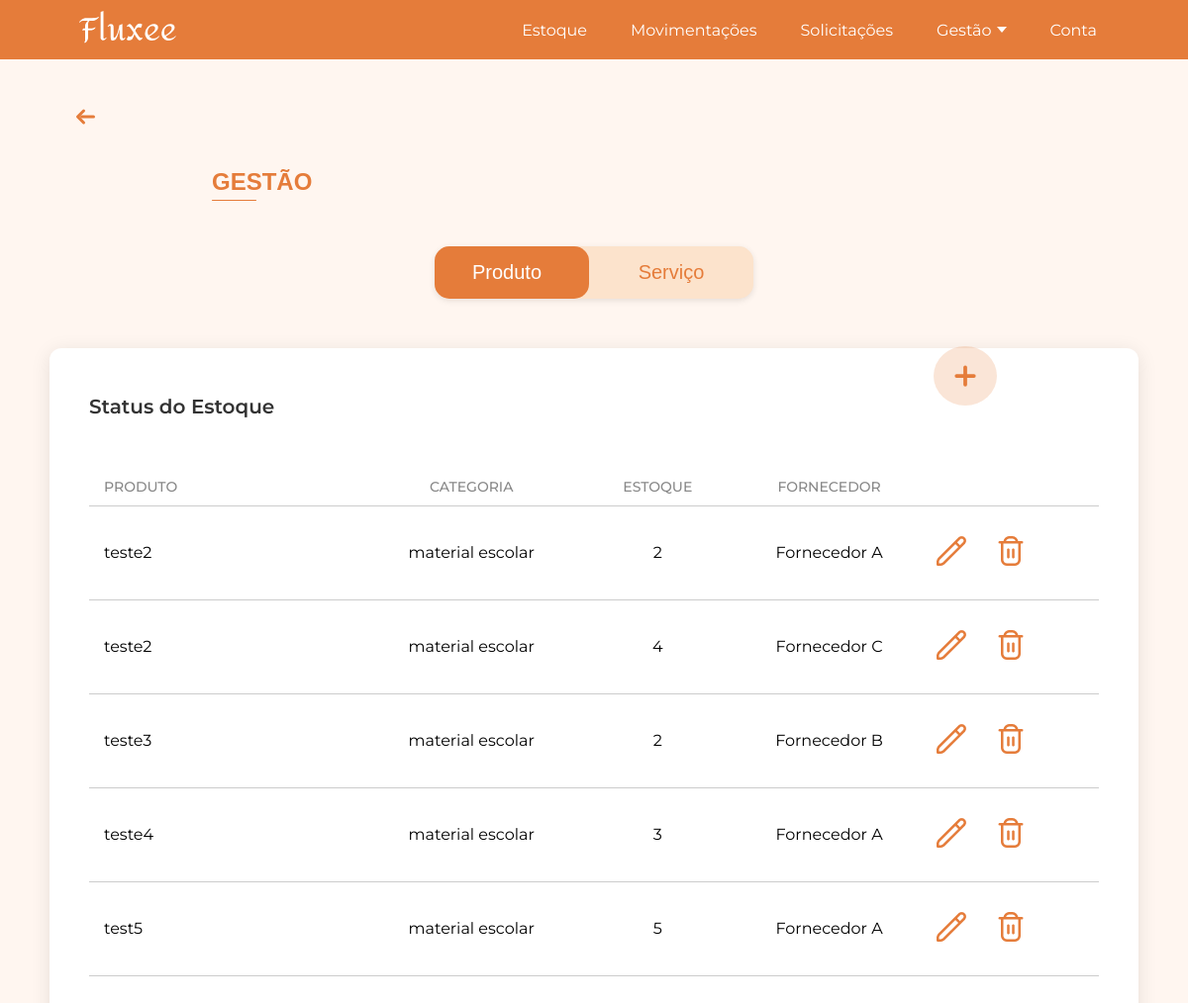
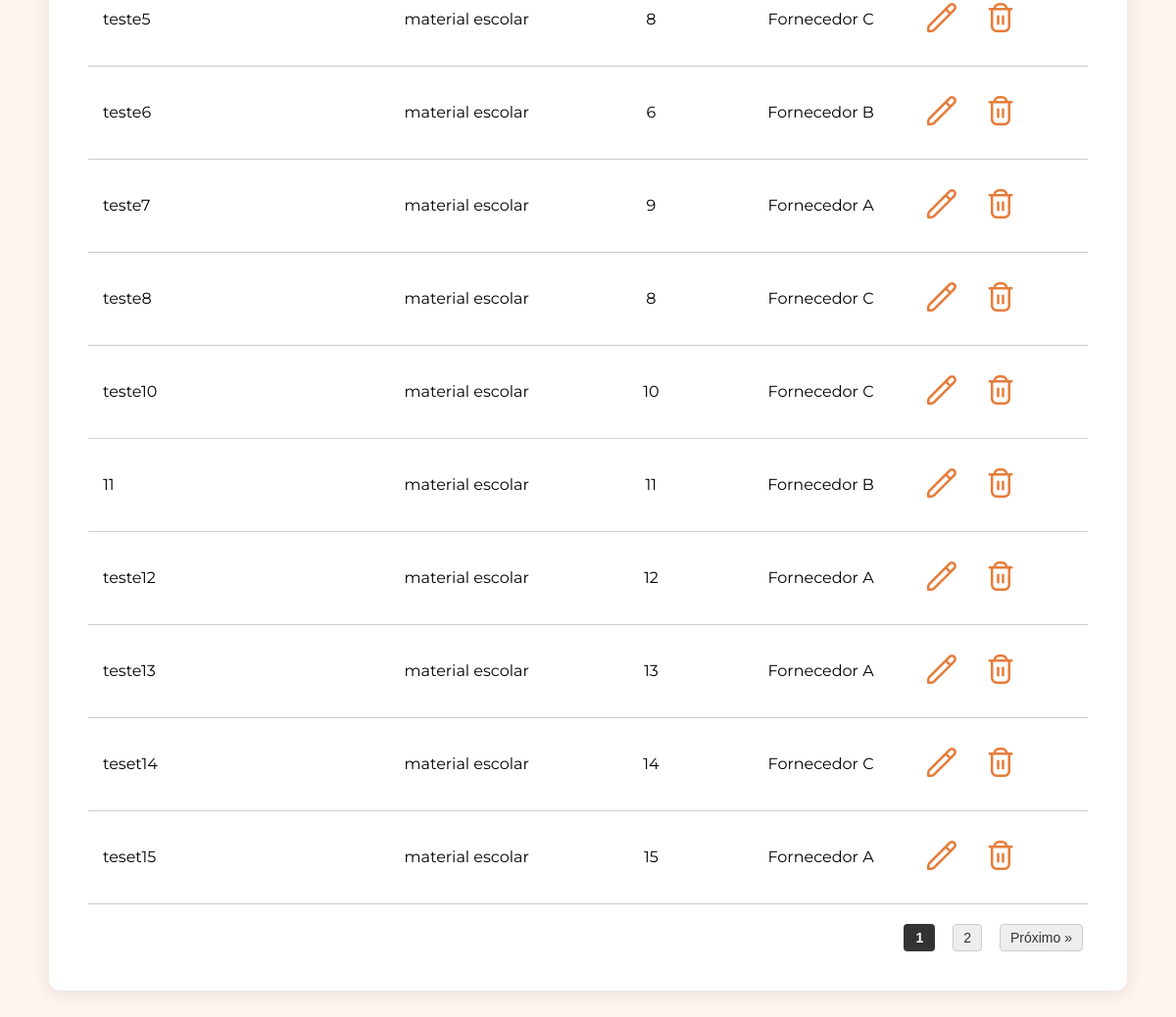
The app's page /gestao/ (signed in), older data (2 pictures, top to bottom).
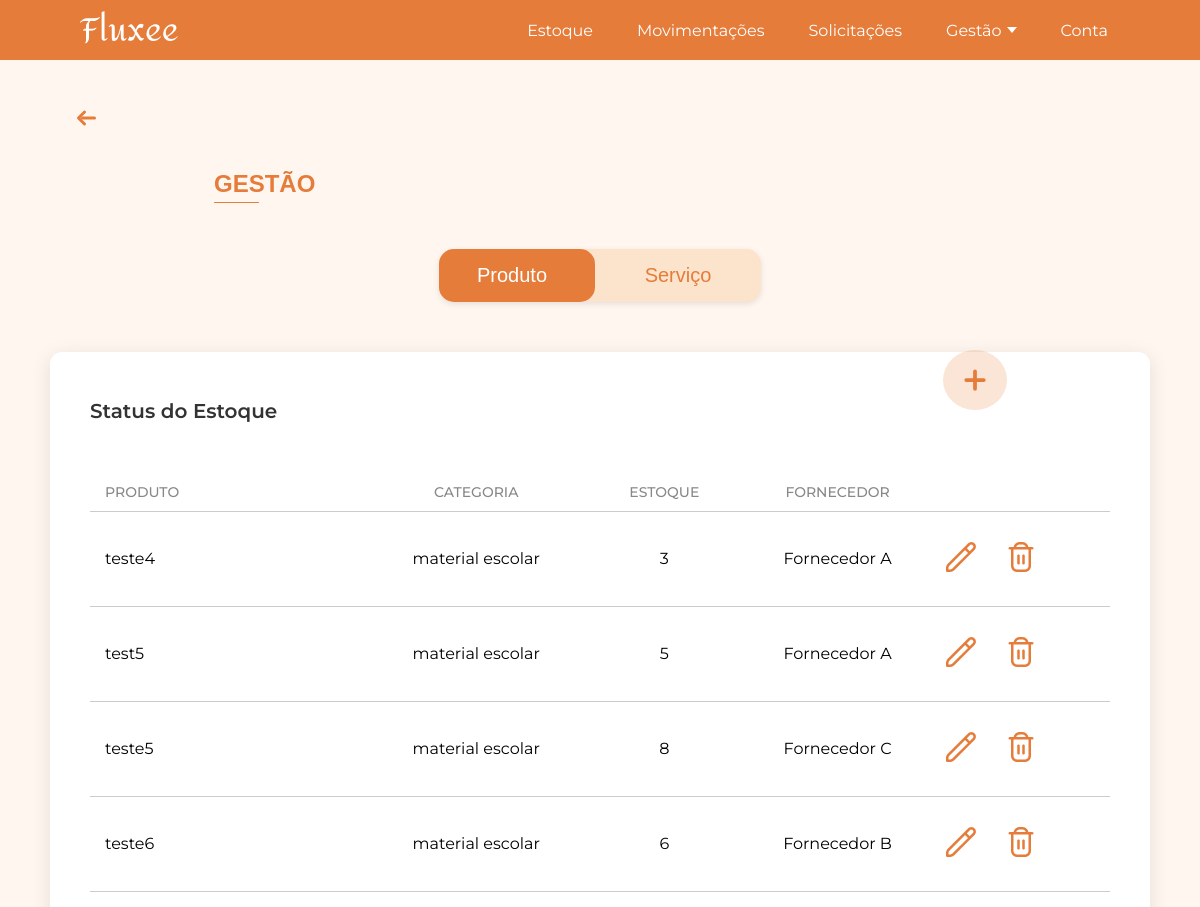
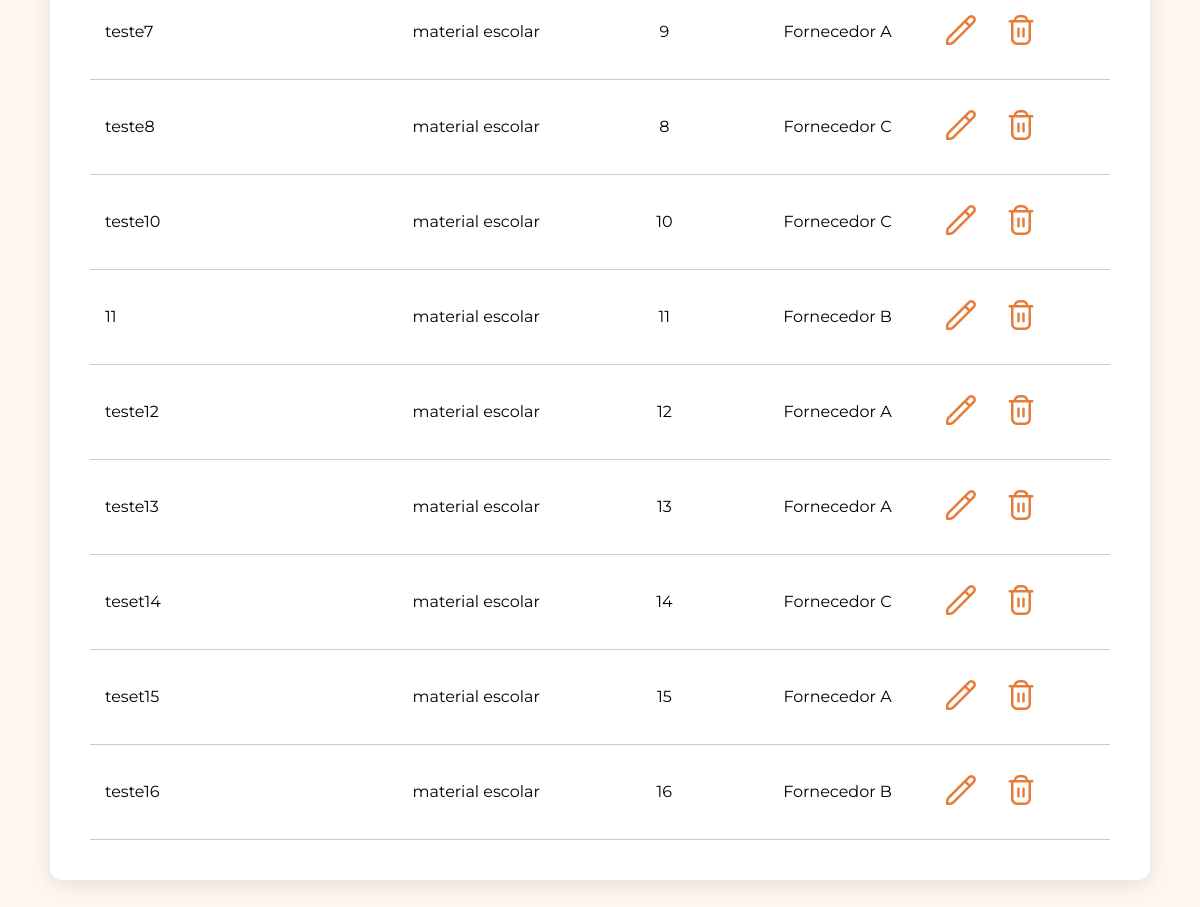
The same page, newer data (2 pictures, top to bottom).
### app/models.py (models this page shows, shortened)
class Produto(db.Model):
    __tablename__ = 'produto'
    id = db.Column(db.Integer, primary_key=True)
    nome = db.Column(db.String(200), nullable=False)
    tipo_id = db.Column(db.Integer, db.ForeignKey('tipo_produto.id'), nullable=True)
    tipo = db.relationship('TipoProduto', backref=db.backref('produtos', lazy=True))
    fornecedor_id = db.Column(db.Integer, db.ForeignKey('fornecedor.id'), nullable=True)
    fornecedor = db.relationship('Fornecedor', backref=db.backref('produtos', lazy=True))
    quantidade = db.Column(db.Integer, nullable=False)
    data_entrada = db.Column(db.Date, nullable=False, default=date.today)
    unidade_medida_id = db.Column(db.Integer, db.ForeignKey('unidade_medida.id'), nullable=True)
    unidade_medida = db.relationship('UnidadeMedida', backref=db.backref('produtos', lazy=True))
    imagem = db.Column(db.String(200), nullable=True)  # caminho para a imagem

class TipoProduto(db.Model):
    __tablename__ = 'tipo_produto'
    id = db.Column(db.Integer, primary_key=True)
    nome = db.Column(db.String(100), nullable=False)

class Fornecedor(db.Model):
    __tablename__ = 'fornecedor'
    id = db.Column(db.Integer, primary_key=True)
    nome = db.Column(db.String(100), nullable=False)

### app/view.py (the view)
@app.route('/gestao/')
@login_required
def gestao():
    page = request.args.get('page', 1, type=int)
    per_page = 15
    produtos_pag = Produto.query.paginate(page=page, per_page=per_page)
    mostrar_paginacao = produtos_pag.total >= per_page
    return render_template(
        'gestao.html',
        produtos=produtos_pag.items,
        pagination=produtos_pag,
        mostrar_paginacao=mostrar_paginacao,
        pagina_atual=page  # <--- passa a página atual
    )

### app/models.py (called while the page is built)
@login_manager.user_loader
def load_user(user_id):
    return User.query.get(int(user_id))

### app/templates/gestao.html (shortened to what this page needs)
<!DOCTYPE html>
<html lang="pt-BR">
<head>
    <link rel="stylesheet" href="{{ url_for('static', filename='css/home.css') }}">
</head>
<body>
    {% include 'componentes/header/header.html' %}
    {% with texto="GESTÃO" %}
        {% include 'componentes/titulos/titulo.html' %}
    {% endwith %}
    {% include 'componentes/botoes/botaogestao.html' %}
    <div class="gestao-container">
        <div class="gestao-box">
            <h2 class="gestao-box-title">Status do Estoque</h2>
            <div class="gestao-tabela">
                <div class="gestao-cabecalho">
                    <span class="coluna-produto">PRODUTO</span>
                    <span class="coluna-categoria">CATEGORIA</span>
                    <span class="coluna-estoque">ESTOQUE</span>
                    <span class="coluna-fornecedor">FORNECEDOR</span>
                </div>
                <div class="linha-titulos"></div>
                {% for p in produtos %}
                    <div class="gestao-linha linha-dinamica">
                        <span class="linha-produto">{{ p.nome }}</span>
                        <span class="linha-categoria">{{ p.tipo.nome }}</span>
                        <span class="linha-estoque">{{ p.quantidade }}</span>
                        <span class="linha-fornecedor">{{ p.fornecedor.nome }}</span>
                        <span class="linha-acoes">
                            <a href="{{ url_for('editar_produto', id=p.id) }}" class="btn-edit">
                                <img src="{{ url_for('static', filename='icons/edit.png') }}" alt="editar">
                            </a>
                            <a href="javascript:void(0);"
                                class="btn-delete"
                                data-nome="{{ p.nome }}"
                                data-link="{{ url_for('deletar_produto', id=p.id) }}">
                                <img src="{{ url_for('static', filename='icons/delete.png') }}" alt="excluir">
                            </a>
                        </span>
                    </div>
                {% endfor %}
                {% if mostrar_paginacao %}
                <div class="paginacao">
                    {% for p in range(1, pagination.pages + 1) %}
                        {% if p ==  pagina_atual %}
                            <span class="ativo">{{ p }}</span>
                        {% else %}
                            <a href="{{ url_for('gestao', page=p) }}">{{ p }}</a>
                        {% endif %}
                    {% endfor %}
                    {% if pagination.has_next %}
                        <a href="{{ url_for('gestao', page=pagination.next_num) }}">Próximo &raquo;</a>
                    {% endif %}
                </div>
                {% endif %}
            </div>
        <div class="gestao-botao">
            {% include 'componentes/botoes/botao_gestao_add_produto.html' %}
        </div>
    </div>
</body>
</html>

### app/templates/componentes/header/header.html (shortened to what this page needs)
<header class="site-header">
  <div class="container">
    <a href="/" class="logo">
      <img src="{{ url_for('static', filename='images/fluxee2.png') }}" alt="Logo Fluxeé">
    </a>
    <nav class="nav">
      <ul>
        <li><a href="#">Estoque</a></li>
        <li><a href="#">Movimentações</a></li>
        <li><a href="#">Solicitações</a></li>
        <li class="dropdown_gestao">
          <a href="#" class="dropbtn">
            Gestão <span class="arrow"></span>
          </a>
        </li>
        <li><a href="#">Conta</a></li>
      </ul>
    </nav>
  </div>
</header>
<link rel="stylesheet" href="{{ url_for('static', filename='css/header.css') }}">

### app/templates/componentes/titulos/titulo.html
<div class="titulo-container">
    <div class="seta-container">
        <a href="{{ url_for('home') }}" class="titulo-voltar" title="Voltar para a página inicial">
            <svg xmlns="http://www.w3.org/2000/svg" width="45" height="24" fill="none" stroke="#E57C3A" stroke-width="3" stroke-linecap="round" stroke-linejoin="round" viewBox="0 0 24 24">
                <line x1="8" y1="12" x2="20" y2="12" />
                <polyline points="10 6 4 12 10 18" />
            </svg>
        </a>
    </div>
    <div class="titulo-linha">
        <h1 class="titulo">{{ texto }}</h1>
    </div>
</div>
<link rel="stylesheet" href="{{ url_for('static', filename='css/diversos/titulo.css') }}">

### app/templates/componentes/botoes/botaogestao.html
<link rel="stylesheet" href="{{ url_for('static', filename='css/botoes/botaogestao.css') }}">
<div class="container">
  <div class="toggle-container">
    <a href="{{ url_for('gestao') }}" class="toggle-btn {% if request.path == '/gestao/' %}active{% endif %}">Produto</a>
    <a href="{{ url_for('gestao_servico') }}" class="toggle-btn {% if request.path == '/gestao_servico/' %}active{% endif %}">Serviço</a>
  </div>
</div>
<link rel="stylesheet" href="{{ url_for('static', filename='js/botaogestao.js') }}">

### app/templates/componentes/botoes/botao_gestao_add_produto.html
<a href="{{ url_for('adicionar_produto') }}" class="botao-adicionar" title="Adicionar novo produto">
    <svg xmlns="http://www.w3.org/2000/svg" width="24" height="24" fill="none" stroke="#E57C3A" stroke-width="3" stroke-linecap="round" stroke-linejoin="round" viewBox="0 0 24 24">
        <line x1="12" y1="5" x2="12" y2="19"/>
        <line x1="5" y1="12" x2="19" y2="12"/>
    </svg>
</a>
<link rel="stylesheet" href="{{ url_for('static', filename='css/botoes/botao_gestao_add_produto.css') }}">

### app/static/css/home.css (style rules this page uses)
html, body { margin: 0; padding: 0; font-family: 'Montserrat', Arial, sans-serif; background-color: #FFF6F0; }
.gestao-container { display: flex; justify-content: center; align-items: flex-start; gap: 50px; padding: 50px 0; }
.gestao-box { width: 1850px; background: #fff; border-radius: 12px; box-shadow: 0 4px 20px rgba(0,0,0,0.1); padding-left: 40px; padding-right: 40px; padding-top: 30px; padding-bottom: 40px; box-sizing: border-box; }
.gestao-box-title { font-size: 20px; font-weight: 600; margin-bottom: 50px; color: #333; }
.gestao-linha { display: flex; align-items: center; padding: 12px 0; border-bottom: 1px solid #ccc; height: auto; background: transparent; }
.gestao-linha:last-of-type { margin-bottom: 0; }
.gestao-botao { display: flex; align-items: flex-start; }
.gestao-cabecalho { display: flex; padding: 10px 15px; font-weight: 500; color: #888; font-size: 14px; }
.coluna-produto { width: 26%; text-align: left; }
.coluna-categoria { width: 23%; text-align: center; }
.coluna-estoque { width: 15%; text-align: center; }
.coluna-fornecedor { width: 20%; text-align: center; }
.linha-acoes img { width: 30px; height: 30px; cursor: pointer; }
.linha-produto { width: 26%; }
.linha-categoria { width: 23%; text-align: center; }
.linha-estoque { width: 15%; text-align: center; }
.linha-fornecedor { width: 20%; text-align: center; }
.linha-acoes { width: 10%; display: flex; justify-content: flex-end; gap: 30px; }
.gestao-linha.linha-dinamica { padding: 30px 15px; }
.linha-titulos { width: 100%; height: 1px; background: #ccc; }
@media (max-width: 1450px) { .gestao-box { width: 1100px; } }

### app/static/css/header.css (style rules this page uses)
.site-header { background-color: #E57C3A; width: 100%; height: 65px; max-height: 60px; color: white; display: flex; align-items: center; padding: 0 80px; box-sizing: border-box; }
.site-header .container { display: flex; justify-content: space-between; align-items: center; width: 100%; margin: 0 auto; padding-right: 0; }
.logo { font-size: 1.5rem; font-weight: bold; }
.nav ul { display: flex; list-style: none; margin: 0; padding: 0; font-family: 'Montserrat', sans-serif; gap: 20px; }
.nav li { position: relative; margin: 0; }
.nav a { display: inline-flex; align-items: center; text-decoration: none; color: white; font-family: 'Montserrat', sans-serif; padding: 8px 12px; transition: color 0.3s ease; }
.nav li.dropdown_gestao .dropbtn { cursor: pointer; display: inline-flex; align-items: center; gap: 5px; }
.nav li.dropdown_gestao .arrow { display: inline-block; width: 0; height: 0; border-left: 5px solid transparent; border-right: 5px solid transparent; border-top: 6px solid white; transition: transform 0.3s ease; }

### app/static/css/diversos/titulo.css (style rules this page uses)
.titulo-container { margin-left: 64px; margin-top: 46px; display: block; }
.seta-container { margin-bottom: 20px; }
.titulo-voltar { text-decoration: none; display: inline-flex; align-items: center; transition: transform 0.2s ease; }
.titulo-linha .titulo { color: #E57C3A; margin-left: 150px; font-size: 24px; font-weight: 600; font-family: Arial, Helvetica, sans-serif; position: relative; display: inline-block; }
.titulo-linha .titulo::after { content: ""; display: block; width: 45px; height: 1px; background-color: #E57C3A; margin-top: 4px; border-radius: 2px; }

### app/static/css/botoes/botaogestao.css (style rules this page uses)
.container { width: 100vw; margin-top: 30px; display: flex; justify-content: center; align-items: center; font-family: Arial, sans-serif; }
.toggle-container { display: flex; width: 322px; height: 53px; background-color: #fce3cc; border-radius: 15px; overflow: hidden; box-shadow: 0 2px 6px rgba(0,0,0,0.1); }
.toggle-btn { flex: 1; font-size: 20px; font-weight: 500; cursor: pointer; transition: all 0.3s ease; color: #E57C3A; background: transparent; text-decoration: none; display: flex; justify-content: center; align-items: center; }
.toggle-btn.active { background-color: #E57C3A; color: white; border-radius: 15px; width: calc(50% + 10px); margin-left: -10px; }
.toggle-btn:first-child { border-top-left-radius: 12px; border-bottom-left-radius: 12px; }
.toggle-btn:last-child { border-top-right-radius: 12px; border-bottom-right-radius: 12px; }

### app/static/css/botoes/botao_gestao_add_produto.css (style rules this page uses)
.botao-adicionar { display: flex; align-items: center; justify-content: center; width: 64px; height: 60px; border-radius: 50%; background-color: rgba(229, 124, 58, 0.2); text-decoration: none; cursor: pointer; transition: transform 0.2s ease, box-shadow 0.2s ease; position: fixed; right: 193px; top: 350px; z-index: 1000; }
.botao-adicionar svg { width: 30px; height: 30px; stroke: #E57C3A; }

Row changes from the older to the newer data that the page shows:
removed Produto: nome "teste2", tipo.nome "material escolar", quantidade "2", fornecedor.nome "Fornecedor A"
removed Produto: nome "teste2", tipo.nome "material escolar", quantidade "4", fornecedor.nome "Fornecedor C"
removed Produto: nome "teste3", tipo.nome "material escolar", quantidade "2", fornecedor.nome "Fornecedor B"
now on this page (row unchanged): Produto: nome "teste16", tipo.nome "material escolar", quantidade "16", fornecedor.nome "Fornecedor B"
Text that changed along with them:
list line gone: "1"
list line gone: "2"
text no longer shown: "Próximo »"
